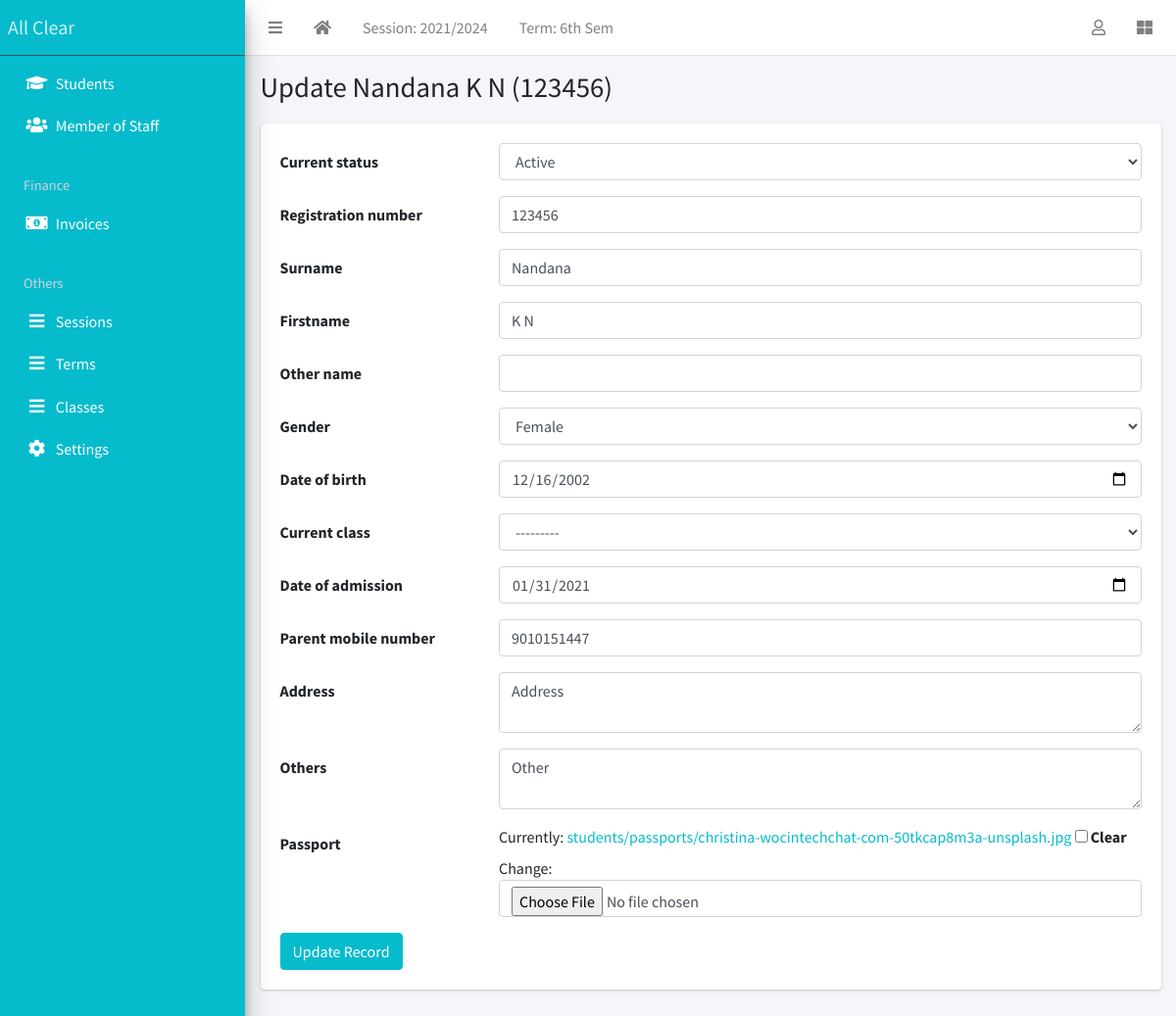
The page /student/5/update/ (signed in) on the database its author committed.
### apps/corecode/models.py (models this page shows, shortened)
class AcademicSession(models.Model):
    name = models.CharField(max_length=200, unique=True)
    current = models.BooleanField(default=True)
    class Meta:
        ordering = ["-name"]

class AcademicTerm(models.Model):
    name = models.CharField(max_length=20, unique=True)
    current = models.BooleanField(default=True)
    class Meta:
        ordering = ["name"]

### apps/students/models.py (models this page shows, shortened)
class Student(models.Model):
    STATUS_CHOICES = [("active", "Active"), ("inactive", "Inactive")]
    GENDER_CHOICES = [("male", "Male"), ("female", "Female")]
    current_status = models.CharField(
        max_length=10, choices=STATUS_CHOICES, default="active"
    )
    registration_number = models.CharField(max_length=200, unique=True)
    surname = models.CharField(max_length=200)
    firstname = models.CharField(max_length=200)
    other_name = models.CharField(max_length=200, blank=True)
    gender = models.CharField(max_length=10, choices=GENDER_CHOICES, default="male")
    date_of_birth = models.DateField(default=timezone.now)
    current_class = models.ForeignKey(
        StudentClass, on_delete=models.SET_NULL, blank=True, null=True
    )
    date_of_admission = models.DateField(default=timezone.now)
    mobile_num_regex = RegexValidator(
        regex="^[0-9]{10,15}$", message="Entered mobile number isn't in a right format!"
    )
    parent_mobile_number = models.CharField(
        validators=[mobile_num_regex], max_length=13, blank=True
    )
    address = models.TextField(blank=True)
    others = models.TextField(blank=True)
    passport = models.ImageField(blank=True, upload_to="students/passports/")
    class Meta:
        ordering = ["surname", "firstname", "other_name"]
    def __str__(self):
        return f"{self.surname} {self.firstname} {self.other_name} ({self.registration_number})"

### apps/students/views.py (the view)
# urls.py: path("<int:pk>/update/", StudentUpdateView.as_view(), name="student-update"),
class StudentUpdateView(LoginRequiredMixin, SuccessMessageMixin, UpdateView):
    model = Student
    fields = "__all__"
    success_message = "Record successfully updated."
    def get_form(self):
        form = super(StudentUpdateView, self).get_form()
        form.fields["date_of_birth"].widget = widgets.DateInput(attrs={"type": "date"})
        form.fields["date_of_admission"].widget = widgets.DateInput(
            attrs={"type": "date"}
        )
        form.fields["address"].widget = widgets.Textarea(attrs={"rows": 2})
        form.fields["others"].widget = widgets.Textarea(attrs={"rows": 2})
        return form

### apps/corecode/context_processors.py (called while the page is built)
def site_defaults(request):
    current_session = AcademicSession.objects.get(current=True)
    current_term = AcademicTerm.objects.get(current=True)
    vals = SiteConfig.objects.all()
    contexts = {
        "current_session": current_session.name,
        "current_term": current_term.name,
    }
    for val in vals:
        contexts[val.key] = val.value
    return contexts

### apps/corecode/models.py (called while the page is built)
    def __str__(self):
        return self.name

### apps/students/templates/students/student_form.html (shortened to what this page needs)
{% extends 'base.html' %}
{% block title %}
  {% if object %}
    Update {{ object }}
  {% else %}
    Add new student
  {% endif %}
{% endblock title %}
{% block content %}
<form action="" method="POST" enctype="multipart/form-data">
  {% include 'corecode/form_snippet.html' %}
  {% if object %}
    <input type="submit" class="btn btn-primary" value="Update Record">
  {% else %}
    <input type="submit" class="btn btn-primary" value="Add new student">
  {% endif %}
</form>
{% endblock content %}

### templates/base.html (shortened to what this page needs)
{% load static %}
<!DOCTYPE html>
<html lang="en">
<head>
  <link rel="stylesheet" href="{% static 'plugins/fontawesome-free/css/all.min.css' %}">
  <link rel="stylesheet" href="{% static 'plugins/toastr/toastr.min.css' %}">
  <link rel="stylesheet"
    href="{% static 'plugins/overlayScrollbars/css/OverlayScrollbars.min.css' %}">
  <link rel="stylesheet" href="{% static 'plugins/Datatables/datatables.min.css' %}" />
  <link rel="stylesheet" href="{% static 'dist/css/adminlte.min.css' %}">
</head>
<body
  class="hold-transition sidebar-mini layout-fixed layout-navbar-fixed layout-footer-fixed">
  <div class="wrapper">
    <nav class="main-header navbar navbar-expand navbar-white navbar-light">
      <ul class="navbar-nav">
        <li class="nav-item">
          <a class="nav-link" data-widget="pushmenu" href="#" role="button"><i
              class="fas fa-bars"></i></a>
        </li>
        <li class="nav-item d-none d-sm-inline-block">
          <a href="{% url 'home' %} " class="nav-link"><i class="fa fa-home"></i></a>
        </li>
        <li class="nav-item d-none d-sm-inline-block">
          <a href="{% url 'current-session' %}" class="nav-link">Session: {{ current_session }}</a>
        </li>
        <li class="nav-item d-none d-sm-inline-block">
          <a href="{% url 'current-session' %}" class="nav-link">Term: {{ current_term }}</a>
        </li>
      </ul>
      <ul class="navbar-nav ml-auto">
        <li class="nav-item dropdown">
          <a class="nav-link" data-toggle="dropdown" href="#">
            <i class="far fa-user"></i>
          </a>
        </li>
        <li class="nav-item">
          <a class="nav-link" data-widget="control-sidebar" data-slide="true"
            href="#" role="button"><i class="fas fa-th-large"></i></a>
        </li>
      </ul>
    </nav>
    <aside class="main-sidebar sidebar-dark-primary elevation-4">
      <a href="{% url 'home' %}" class="brand-link color_link">All Clear</a>
      <div class="sidebar">
        <nav class="mt-2">
          <ul class="nav nav-pills nav-sidebar flex-column"
            data-widget="treeview" role="menu" data-accordion="false">
            <li class="nav-item">
              <a href="{% url 'student-list' %}" class="nav-link color_link">
                <i class="nav-icon fas fa-graduation-cap"></i>
                <p>
                  Students
                </p>
              </a>
            </li>
            <li class="nav-item">
              <a href="{% url 'staff-list' %}" class="nav-link color_link">
                <i class="nav-icon fas fa-users"></i>
                <p>
                  Member of Staff
                </p>
              </a>
            </li>
            <li class="nav-header color_link">Finance</li>
            <li class="nav-item">
              <a href="{% url 'invoice-list' %}" class="nav-link color_link">
                <i class="nav-icon fas fa-money-bill-alt"></i>
                <p>
                  Invoices
                </p>
              </a>
            </li>
            <li class="nav-header color_link">Others</li>
                <li class="nav-item">
                  <a href="{% url 'sessions' %}" class="nav-link color_link">
                    <i class="nav-icon fas fa-bars"></i>
                    <p>
                      Sessions
                    </p>
                  </a>
                </li>
                <li class="nav-item">
                  <a href="{% url 'terms' %}" class="nav-link color_link">
                    <i class="nav-icon fas fa-bars"></i>
                    <p>
                      Terms
                    </p>
                  </a>
                </li>
                <li class="nav-item">
                  <a href="{% url 'classes' %}" class="nav-link color_link">
                    <i class="nav-icon fas fa-bars"></i>
                    <p>
                      Classes
                    </p>
                  </a>
                </li>
            <li class="nav-item">
              <a href="{% url 'configs' %}" class="nav-link color_link">
                <i class="nav-icon fas fa-cog"></i>
                <p>
                  Settings
                </p>
              </a>
            </li>
          </ul>
        </nav>
      </div>
    </aside>
    <div class="content-wrapper">
      <section class="content-header">
        <div class="container-fluid">
          <div class="row mb-1">
            <div class="col-sm-8">
              <h1>{% block title %}{% endblock title %}</h1>
            </div>
            <div class="col-sm-4">
            </div>
          </div>
        </div>
      </section>
      <section class="content">
        <div class="container-fluid">
          <div class="row">
            <div class="col-md-12">
              {% block fullcard %}
              <div class="card">
                <div class="card-body">
                  <div class="row">
                    <div class="col">
                      {% block content %}
                      {% endblock content %}
                    </div>
                  </div>
                </div>
              </div>
              {% endblock fullcard %}
            </div>
          </div>
        </div>
      </section>
    </div>
  </div>
</body>
</html>

### apps/corecode/templates/corecode/form_snippet.html (shortened to what this page needs)
{% load widget_tweaks %}
{% for field in form %}
<div class="form-group row">
  <label class="col-sm-3 col-form-label" for="{{ field.auto_id }}">
    {{ field.label }}
  </label>
  <div class="col-sm-9">
    {{ field | add_class:"form-control"}}
  </div>
</div>
{% endfor %}

### rows shown on the page
AcademicSession: name "2021/2024"
AcademicTerm: name "6th Sem"
Student: surname+firstname+other_name "Nandana K N (123456)", current_status "Active" "123456" "Nandana" "K N" "Female" "12/16/2002" "---------" "01/31/2021" "9010151447" "Address" "Other"

### other values the page prints
{{ field.label }} "Current status" "Registration number" "Surname" "Firstname" "Other name" "Gender" "Date of birth" "Current class" "Date of admission" "Parent mobile number" "Address" "Others" "Passport"
